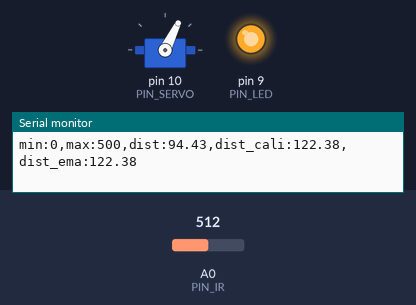
The sketch below on a simulated Arduino Uno, built with avr-gcc and run on an emulated ATmega328P. Shown: servo, output pins drawn as LEDs (lit = HIGH), the last lines printed to the serial monitor. Inputs (shaded band) come from the test bench; at power-on: A0 (PIN_IR) = 512.

Above: at 1.2 s.
1.3 s: A0 (PIN_IR) set to 263
4.3 s: A0 (PIN_IR) set to 233
At 5.5 s:
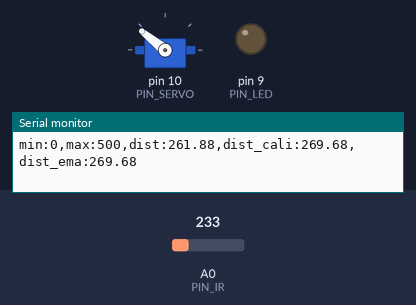
5.8 s: A0 (PIN_IR) set to 265
At 7.1 s:
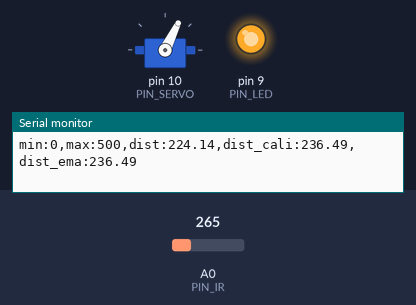
8.8 s: A0 (PIN_IR) set to 245
At 10.1 s:
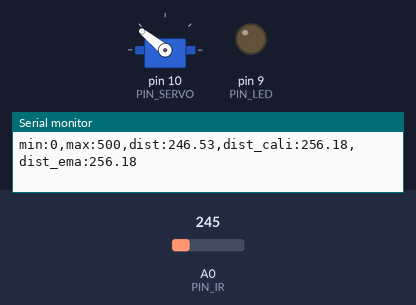
Timing chart, 0 to 11.4 s (numbered marks = the images above; inputs shaded):
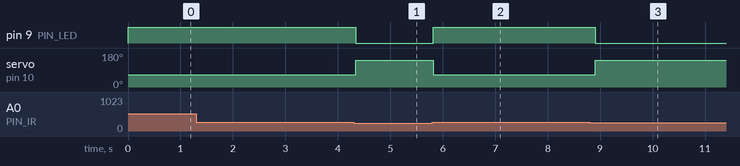

Measured:
- the behaviour switches between 247 and 246 on A0 (PIN_IR) (found by bisection; images 0 and 1)
- after the input at 4.3 s, pin 9 (PIN_LED): HIGH → LOW at once; servo on pin 10 (PIN_SERVO): 64° → 141° at once
- after the input at 5.8 s, pin 9 (PIN_LED): LOW → HIGH at once; servo on pin 10 (PIN_SERVO): 141° → 64° at once
- after the input at 8.8 s, pin 9 (PIN_LED): HIGH → LOW after 0.11 s; servo on pin 10 (PIN_SERVO): 64° → 141° after 0.11 s

The sketch:

18_example_1.ino
```cpp
#include <Servo.h>

// Arduino pin assignment
#define PIN_IR A0
#define PIN_LED 9
#define PIN_SERVO 10

// configurable parameters
#define _DIST_ALPHA 0.5
// global variables
int a, b;
float alpha;
float dist_ema;


Servo myservo;

void setup() {
// initialize GPIO pins
  pinMode(PIN_LED,OUTPUT);
  digitalWrite(PIN_LED, 1);

// initialize serial port
  Serial.begin(57600);
  myservo.attach(PIN_SERVO);
  myservo.writeMicroseconds(1600);

  a = 69;
  b = 410;
  alpha = _DIST_ALPHA;
}

float ir_distance(void){ // return value unit: mm
  float val;
  float volt = float(analogRead(PIN_IR));
  val = ((6762.0/(volt-9.0))-4.0) * 10.0;
  return val;
}

void loop() {

  float raw_dist = ir_distance();
  float dist_cali = 100 + 300.0 / (b - a) * (raw_dist - a);
  dist_ema = alpha * dist_cali +((1 - alpha) * dist_ema);
  Serial.print("min:0,max:500,dist:");
  Serial.print(raw_dist);
  Serial.print(",dist_cali:");
  Serial.print(dist_cali);
  Serial.print(",dist_ema:");
  Serial.println(dist_ema);

  if(dist_ema > 255) {
    digitalWrite(PIN_LED, 0);
    myservo.writeMicroseconds(2000);


  }
  else{
    digitalWrite(PIN_LED, 1);
    myservo.writeMicroseconds(1200);

  }
  delay(20);
}
```
